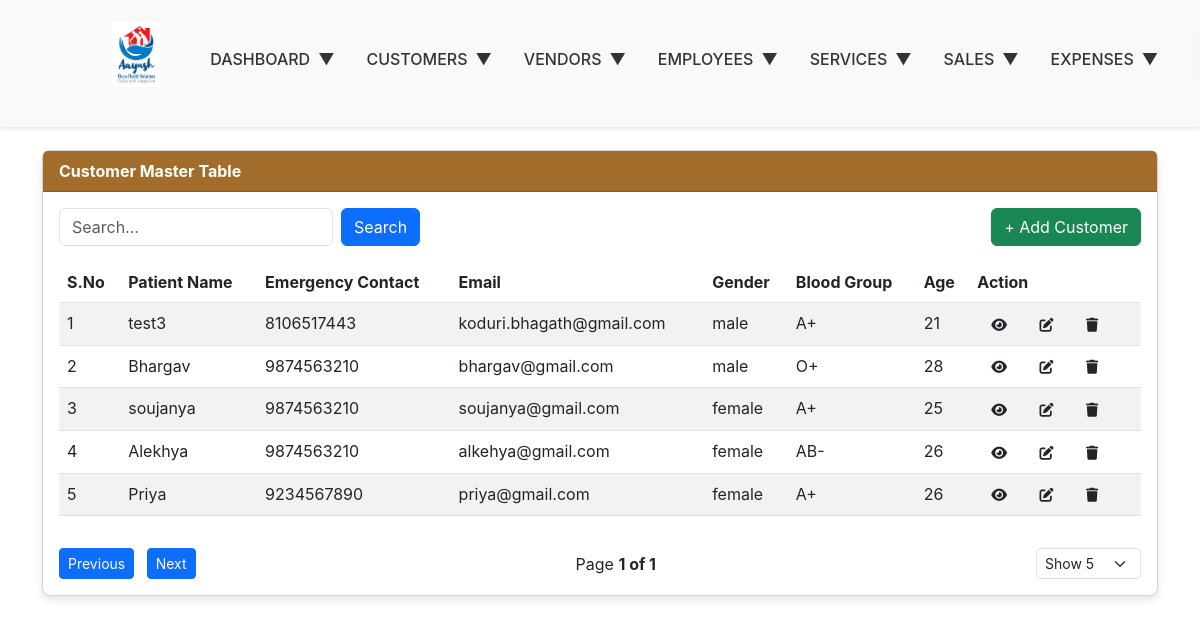
The app's page /Customer-Master/customer_table.php with its own data.
### tables this page shows
CREATE TABLE `customer_master` (
  `id` int(11) NOT NULL,
  `patient_name` varchar(255) DEFAULT NULL,
  `relationship` varchar(100) DEFAULT NULL,
  `customer_name` varchar(255) NOT NULL,
  `emergency_contact_number` varchar(15) NOT NULL,
  `blood_group` varchar(5) DEFAULT NULL,
  `medical_conditions` text DEFAULT NULL,
  `email` varchar(255) NOT NULL,
  `patient_age` int(11) DEFAULT NULL,
  `gender` enum('male','female','other') DEFAULT NULL,
  `care_requirements` varchar(50) DEFAULT NULL,
  `created_at` datetime DEFAULT NULL,
  `updated_at` datetime DEFAULT NULL,
  `mobility_status` varchar(50) DEFAULT NULL,
  `discharge_summary_sheet` varchar(255) DEFAULT NULL,
  `address` text NOT NULL
);

### Customer-Master/customer_table.php (the view, shortened to what this page needs)
<?php
include '../config.php';
$pageSize = isset($_GET['pageSize']) ? intval($_GET['pageSize']) : 5;
$pageIndex = isset($_GET['pageIndex']) ? intval($_GET['pageIndex']) : 0;
$searchTerm = isset($_GET['search']) ? $_GET['search'] : '';
$start = $pageIndex * $pageSize;
$sql = "SELECT id,  patient_name, relationship, customer_name, emergency_contact_number, email, gender,  blood_group, medical_conditions, patient_age,  mobility_status, address,  discharge_summary_sheet, created_at
        FROM customer_master
        WHERE patient_name LIKE ?
        ORDER BY created_at DESC
        LIMIT ?, ?";
$stmt = $conn->prepare($sql);
$searchTermWildcard = '%' . $searchTerm . '%';
$stmt->bind_param('sii', $searchTermWildcard, $start, $pageSize);
$stmt->execute();
$result = $stmt->get_result();
?>
<!DOCTYPE html>
<html lang="en">
<head>
  <link href="https://cdn.jsdelivr.net/npm/bootstrap@5.3.0/dist/css/bootstrap.min.css" rel="stylesheet">
  <link href="https://cdnjs.cloudflare.com/ajax/libs/font-awesome/6.0.0-beta3/css/all.min.css" rel="stylesheet">
  <link rel="stylesheet" href="../assets/css/style.css">
</head>
<body>
<?php
include '../navbar.php';
?>
  <div class="container mt-7">
    <div class="dataTable_card card">
      <div class="card-header">Customer Master Table</div>
      <div class="card-body">
        <div class="mb-3 d-flex justify-content-between">
          <form method="GET" action="" class="d-flex">
            <input type="text" name="search" class="form-control me-2" placeholder="Search..." value="<?php echo htmlspecialchars($searchTerm); ?>">
            <button type="submit" class="btn btn-primary">Search</button>
          </form>
          <a href="customer_form1_v1.php" class="btn btn-success">+ Add Customer</a>
        </div>
        <div class="table-responsive">
          <table class="table table-striped">
            <thead>
              <tr>
                <th>S.No</th>
                <th>Patient Name</th>
                <th>Emergency Contact</th>
                <th>Email</th>
                <th>Gender</th>
                <th>Blood Group</th>
                <th>Age</th>
                <th>Action</th>
              </tr>
            </thead>
            <tbody>
              <?php
              if ($result->num_rows > 0) {
                  $serial = $start + 1;
                  while ($row = $result->fetch_assoc()) {
                      echo "<tr>
                              <td>{$serial}</td>
                              <td>{$row['patient_name']}</td>
                              <td>{$row['emergency_contact_number']}</td>
                              <td>{$row['email']}</td>
                              <td>{$row['gender']}</td>
                              <td>{$row['blood_group']}</td>
                              <td>{$row['patient_age']}</td>
                            <td class='action-icons'>
  <a href='customer_view.php?id={$row['id']}'><i class='btn btn-sm fas fa-eye'></i></a>
                                <a href='customer-edit.php?id={$row['id']}'><i class='btn btn-sm fas fa-edit'></i></a>
                                <a href='delete_customer.php?id={$row['id']}' onclick='return confirm(\"Are you sure you want to delete?\")'><i class='btn btn-sm fas fa-trash'></i></a>
                              </td>
                            </tr>";
                      $serial++;
                  }
              } else {
                  echo "<tr><td colspan='9'>No records found</td></tr>";
              }
              ?>
            </tbody>
          </table>
        </div>
        <div class="d-flex align-items-center justify-content-between mt-3">
          <div>
            <button id="previousPage" class="btn btn-sm btn-primary me-2">Previous</button>
            <button id="nextPage" class="btn btn-sm btn-primary">Next</button>
          </div>
          <div class="dataTable_pageInfo">
            Page <strong id="pageInfo">1 of 1</strong>
          </div>
          <div>
            <select id="pageSize" class="form-select form-select-sm">
              <option value="5">Show 5</option>
            </select>
          </div>
        </div>
      </div>
    </div>
  </div>
</body>
</html>

### assets/css/style.css (style rules this page uses)
body { font-family: -apple-system, BlinkMacSystemFont, "Segoe UI", Roboto, "Helvetica Neue", Arial, "Noto Sans", sans-serif, "Apple Color Emoji", "Segoe UI Emoji", "Segoe UI Symbol", "Noto Color Emoji"; margin: 0; padding: 0; }
.container { margin-top: 150px; }
.dataTable_card { border: 1px solid #ced4da; border-radius: 0.5rem; box-shadow: 0 4px 8px rgba(0, 0, 0, 0.1); }
.dataTable_card .card-header { background-color: #A26D2B; color: white; font-weight: bold; }
.action-icons i { margin: 0 5px; cursor: pointer; }

### records on screen
customer_master: patient_name "test3", emergency_contact_number "8106517443", email "koduri.bhagath@gmail.com", gender "male", blood_group "A+", patient_age "21"
customer_master: patient_name "Bhargav", emergency_contact_number "9874563210", email "bhargav@gmail.com", gender "male", blood_group "O+", patient_age "28"
customer_master: patient_name "soujanya", emergency_contact_number "9874563210", email "soujanya@gmail.com", gender "female", blood_group "A+", patient_age "25"
customer_master: patient_name "Alekhya", emergency_contact_number "9874563210", email "alkehya@gmail.com", gender "female", blood_group "AB-", patient_age "26"
customer_master: patient_name "Priya", emergency_contact_number "9234567890", email "priya@gmail.com", gender "female", blood_group "A+", patient_age "26"
